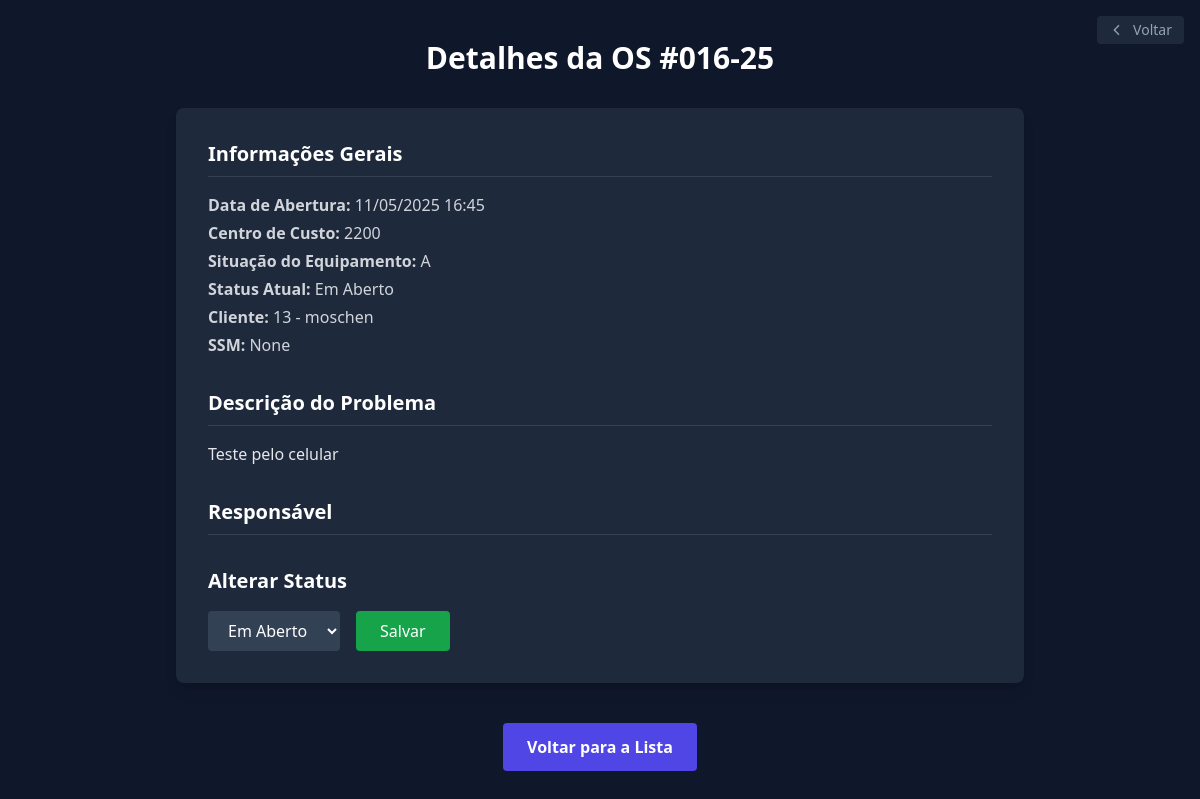
Page /menuos/detalhes-os/016-25/ (signed in) on the committed database.
### menuos/models.py (models this page shows, shortened)
class AberturaOS(models.Model):
    numero_os = models.CharField(max_length=20, unique=True)
    descricao = models.TextField()
    cc = models.CharField("Centro de Custo", max_length=20)
    cod_cliente = models.ForeignKey(Cliente, on_delete=models.CASCADE)
    cod_intervencao = models.ForeignKey('MotivoIntervencao', on_delete=models.CASCADE)
    ssm = models.PositiveIntegerField("SSM", null=True, blank=True)
    PRIORIDADES = [
        ('MaquinaParada', 'Máquina Parada'),
        ('OperandoDefeito', 'Operando com Defeito'),
        ('OperandoProgramada', 'Operando Programada'),
        ('OperandoParadaMelhoria', 'Operando Parada Melhoria'),
        ('OperandoMelhoria', 'Operando Melhoria'),
        ('Outros','Outros'),
    ]
    prioridade = models.CharField(max_length=100, choices=PRIORIDADES)
    STATUS_CHOICES = [
        ('Em Aberto', 'Em Aberto'),
        ('Finalizada', 'Finalizada'),
    ]
    status = models.CharField(max_length=20, choices=STATUS_CHOICES, default='Em Aberto')
    data_abertura = models.DateTimeField(auto_now_add=True)

class Cliente(models.Model):
    codigo_cliente = models.CharField(max_length=20, unique=True)
    nome_cliente = models.CharField(max_length=100)
    def __str__(self):
        return f"{self.codigo_cliente} - {self.nome_cliente}"

### menuos/views.py (the view)
# urls.py: path('detalhes-os/<str:numero_os>/', views.detalhes_os, name='detalhes_os'),  # Detalhes de uma OS específica
@login_required
def detalhes_os(request, numero_os):
    os = get_object_or_404(AberturaOS, numero_os=numero_os)
    return render(request, 'detalhes-os.html', {'os': os})

### menuos/templates/detalhes-os.html (shortened to what this page needs)
{% extends 'base.html' %}
{% block body %}
<div
    class="min-h-screen bg-slate-900 text-white px-6 py-10 flex flex-col max-w-4xl mx-auto">
    <h1 class="text-3xl font-bold mb-8 text-center">Detalhes da OS #{{ os.numero_os }}</h1>
    <div class="bg-slate-800 p-8 rounded-lg shadow-lg space-y-8">
        <section>
            <h2 class="text-xl font-semibold mb-4 border-b border-slate-700 pb-2">Informações Gerais</h2>
            <ul class="space-y-1 text-gray-300">
                <li><strong>Data de Abertura:</strong> {{ os.data_abertura|date:"d/m/Y H:i" }}</li>
                <li><strong>Centro de Custo:</strong> {{ os.cc }}</li>
                <li><strong>Situação do Equipamento:</strong> {{ os.get_prioridade_display }}</li>
                <li><strong>Status Atual:</strong> {{ os.status }}</li>
                <li><strong>Cliente:</strong> {{ os.cod_cliente }}</li>
                <li><strong>SSM:</strong> {{ os.ssm }}</li>
            </ul>
        </section>
        <section>
            <h2 class="text-xl font-semibold mb-4 border-b border-slate-700 pb-2">Descrição do Problema</h2>
            <p class="text-gray-200 whitespace-pre-wrap">{{ os.descricao }}</p>
        </section>
        <section>
            <h2 class="text-xl font-semibold mb-4 border-b border-slate-700 pb-2">Responsável</h2>
        </section>
        <section>
            <h2 class="text-xl font-semibold mb-4">Alterar Status</h2>
            <form method="POST" action="{% url 'alterar_status_os' os.id %}" class="flex flex-col sm:flex-row items-center gap-4 max-w-md">
                <select name="status" class="bg-slate-700 text-white px-4 py-2 rounded w-full sm:w-auto">
                    <option value="Em Aberto" {% if os.status == 'Em Aberto' %}selected{% endif %}>Em Aberto</option>
                </select>
                <button type="submit" class="bg-green-600 hover:bg-green-500 text-white px-6 py-2 rounded w-full sm:w-auto">
                    Salvar
                </button>
            </form>
        </section>
    </div>
    <div class="mt-10 text-center">
        <a href="{% url 'listar_os' %}" class="inline-block bg-indigo-600 hover:bg-indigo-500 text-white px-6 py-3 rounded font-semibold transition">
            Voltar para a Lista
        </a>
    </div>
</div>
{% endblock %}

### rows in the picture
AberturaOS: numero_os "016-25", data_abertura "11/05/2025 16:45", cc "2200", prioridade "A", status "Em Aberto", cod_cliente "13 - moschen", ssm "None", descricao "Teste pelo celular"
